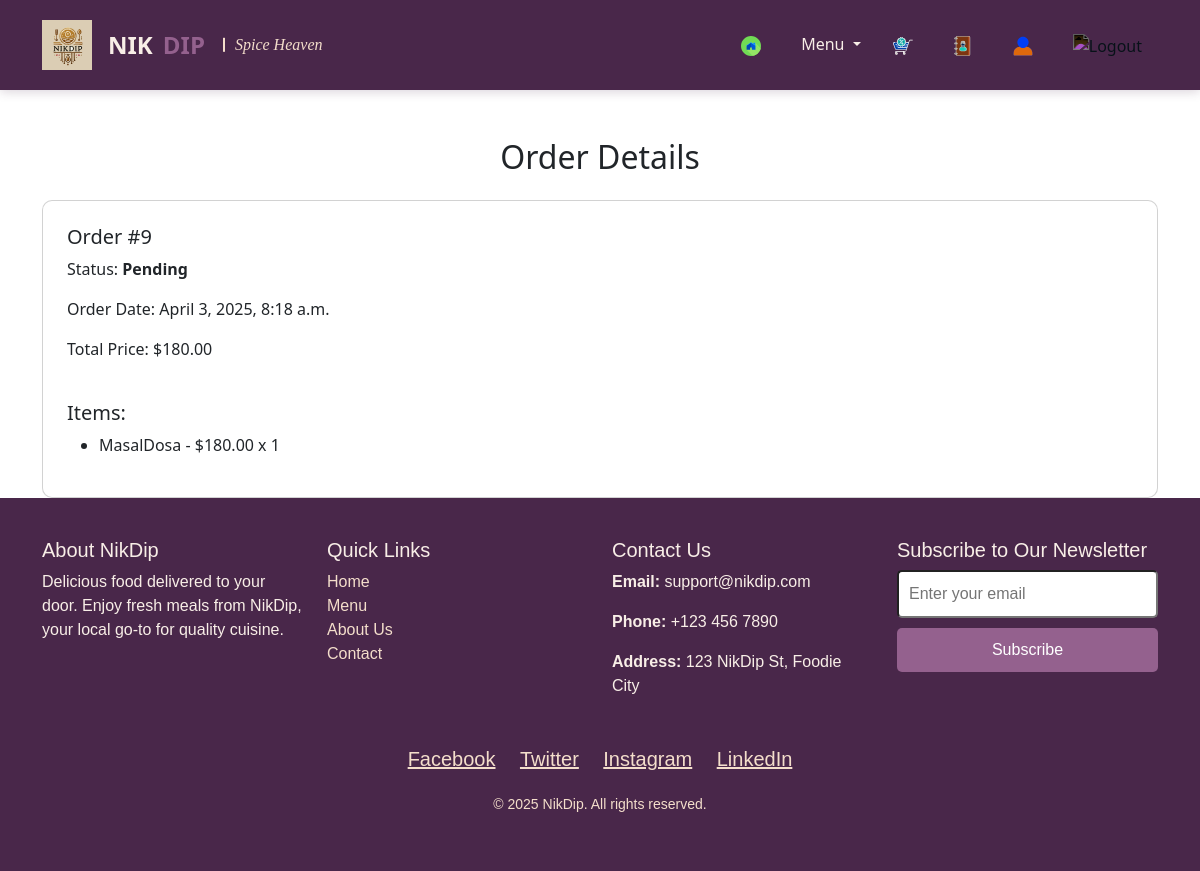
The page /profile/order-details/9/ (signed in) on the database its author committed.
### nikdip/models.py (models this page shows, shortened)
class Order(models.Model):
    user = models.ForeignKey(User, on_delete=models.CASCADE)
    order_date = models.DateTimeField(auto_now_add=True)
    status = models.CharField(
        max_length=20,
        choices=[
            ('processing', 'Processing'),
            ('shipped', 'Shipped'),
            ('delivered', 'Delivered'),
            ('canceled', 'Canceled'),
        ],
        default='processing'
    )
    total_price = models.DecimalField(max_digits=10, decimal_places=2)

class OrderItem(models.Model):
    order = models.ForeignKey(Order, related_name='items', on_delete=models.CASCADE)
    name = models.CharField(max_length=255)
    price = models.DecimalField(max_digits=10, decimal_places=2)
    quantity = models.PositiveIntegerField()

### nikdip/views.py (the view)
# urls.py: path('profile/order-details/<int:order_id>/', views.order_details, name='order_details'),
@login_required
def order_details(request, order_id):
    order = get_object_or_404(Order, id=order_id, user=request.user)
    return render(request, 'nikdip/order_details.html', {'order': order})

### nikdip/templates/nikdip/order_details.html
{% extends 'nikdip/base.html' %}
{% block content %}
<div class="container mt-5">
    <h2 class="text-center mb-4">Order Details</h2>
    <div class="card p-4">
        <h5>Order #{{ order.id }}</h5>
        <p>Status: <strong>{{ order.get_status_display }}</strong></p>
        <p>Order Date: {{ order.order_date }}</p>
        <p>Total Price: ${{ order.total_price }}</p>
        <h5 class="mt-4">Items:</h5>
        <ul>
            {% for item in order.items.all %}
                <li>{{ item.name }} - ${{ item.price }} x {{ item.quantity }}</li>
            {% endfor %}
        </ul>
    </div>
</div>
{% endblock %}

### nikdip/static/nikdip/css/main.css (style rules this page uses)
.card { transition: transform 0.3s ease-in-out, box-shadow 0.3s ease-in-out; border-radius: 10px; }

### rows shown on the page
Order: id "9", status "Pending", order_date "April 3, 2025, 8:18 a.m.", total_price "180.00"
OrderItem: name "MasalDosa", price "180.00", quantity "1"
